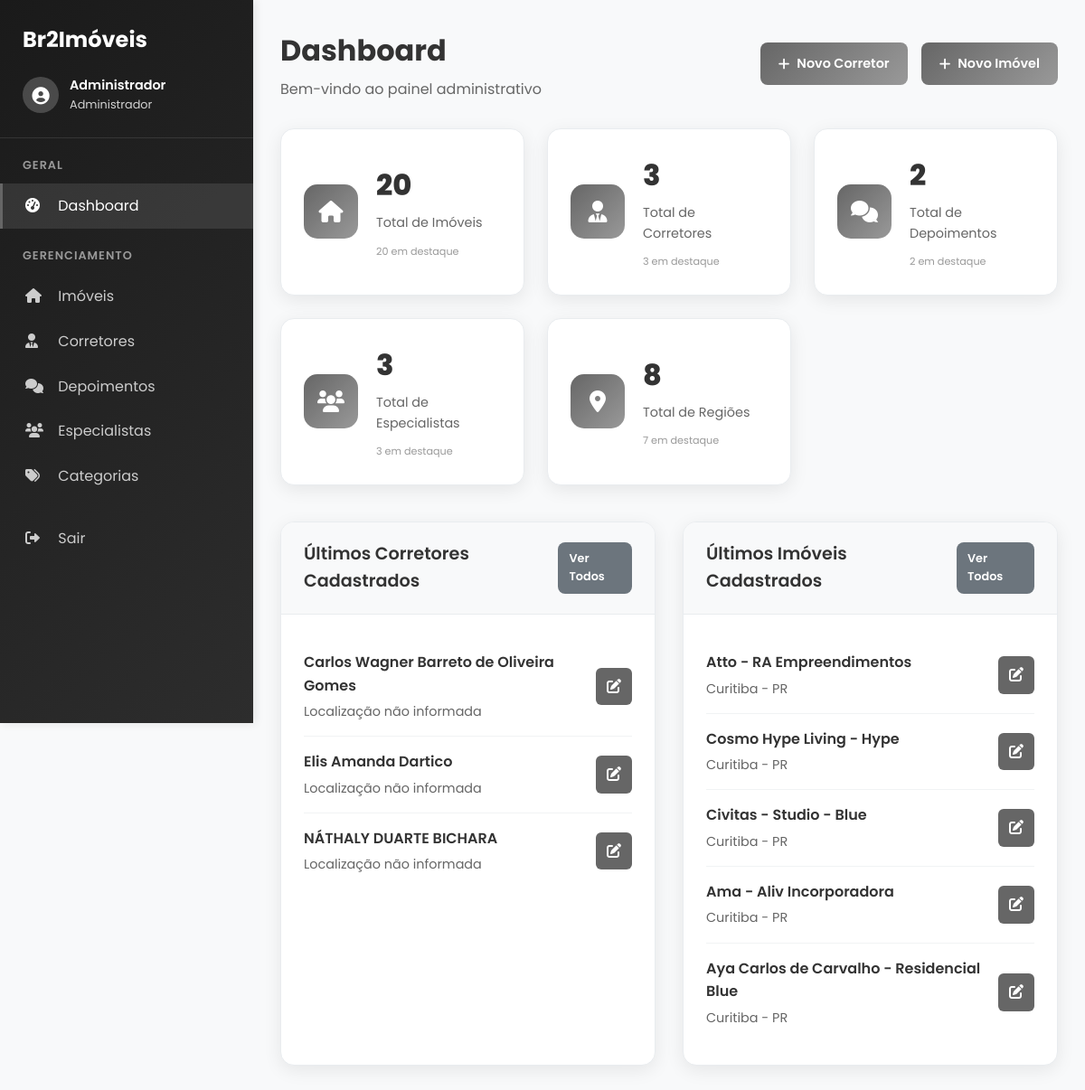
/admin/dashboard.php (signed in), run on the app's committed database.
### tables this page shows
CREATE TABLE `corretores` (
  `id` int NOT NULL,
  `nome` varchar(255) NOT NULL,
  `email` varchar(255) NOT NULL,
  `telefone` varchar(20) DEFAULT NULL,
  `cidade` varchar(100) DEFAULT NULL,
  `estado` varchar(2) DEFAULT NULL,
  `creci` varchar(20) DEFAULT NULL,
  `foto` varchar(255) DEFAULT NULL,
  `bio` text,
  `data_cadastro` timestamp NOT NULL DEFAULT CURRENT_TIMESTAMP
);

CREATE TABLE `imoveis` (
  `id` int NOT NULL,
  `titulo` varchar(255) NOT NULL,
  `descricao` text,
  `preco` decimal(15,2) NOT NULL,
  `area` decimal(8,2) DEFAULT NULL,
  `quartos` int DEFAULT '0',
  `banheiros` int DEFAULT '0',
  `vagas` int DEFAULT '0',
  `endereco` varchar(255) DEFAULT NULL,
  `cidade` varchar(100) DEFAULT NULL,
  `estado` varchar(50) DEFAULT NULL,
  `cep` varchar(10) DEFAULT NULL,
  `tipo` varchar(50) DEFAULT 'studio',
  `status` enum('disponivel','vendido','reservado') DEFAULT 'disponivel',
  `imagem_principal` varchar(255) DEFAULT NULL,
  `imagens` text,
  `caracteristicas` text,
  `data_cadastro` timestamp NOT NULL DEFAULT CURRENT_TIMESTAMP,
  `data_atualizacao` timestamp NOT NULL DEFAULT CURRENT_TIMESTAMP ON UPDATE CURRENT_TIMESTAMP,
  `destaque` tinyint(1) DEFAULT '0',
  `status_construcao` enum('pronto','em_construcao','na_planta') DEFAULT 'pronto',
  `ano_entrega` year DEFAULT NULL,
  `maior_valorizacao` tinyint(1) DEFAULT '0' COMMENT 'Indica se o imóvel tem maior potencial de valorização'
);

### admin/dashboard.php (the view, shortened to what the rows shown need)
<?php
require_once '../config/database.php';
require_once '../classes/Database.php';
require_once '../classes/Corretor.php';
require_once '../classes/Imovel.php';
$corretor = new Corretor();
$imovel = new Imovel();
$ultimos_corretores = [];
try {
    $corretores_result = $corretor->listarTodos();
    if (is_array($corretores_result) && isset($corretores_result['corretores'])) {
        $ultimos_corretores = array_slice($corretores_result['corretores'], 0, 5);
    } elseif (is_array($corretores_result)) {
        $ultimos_corretores = array_slice($corretores_result, 0, 5);
    }
} catch (Exception $e) {
    error_log("Erro ao buscar últimos corretores: " . $e->getMessage());
}
$ultimos_imoveis = [];
try {
    $imoveis_result = $imovel->listarTodos();
    if (is_array($imoveis_result) && isset($imoveis_result['imoveis'])) {
        $ultimos_imoveis = array_slice($imoveis_result['imoveis'], 0, 5);
    } elseif (is_array($imoveis_result)) {
        $ultimos_imoveis = array_slice($imoveis_result, 0, 5);
    }
} catch (Exception $e) {
    error_log("Erro ao buscar últimos imóveis: " . $e->getMessage());
}
include 'includes/header.php';
?>
<?php include 'includes/sidebar.php'; ?>
<main class="main-content">
    <div class="page-header">
        <div class="page-title">
            <h1>Dashboard</h1>
        </div>
    </div>
    <div class="recent-activity">
        <div class="activity-grid">
            <div class="activity-card">
                <div class="content-body">
                    <?php if (!empty($ultimos_corretores)): ?>
                        <?php foreach ($ultimos_corretores as $corretor_item): ?>
                            <div class="list-item">
                                <div class="item-info">
                                    <h4><?php echo htmlspecialchars($corretor_item['nome'] ?? 'Nome não informado'); ?></h4>
                                    <p>
                                        <?php
                                        $cidade = $corretor_item['cidade'] ?? '';
                                        $estado = $corretor_item['estado'] ?? '';
                                        if (!empty($cidade) && !empty($estado)) {
                                            echo htmlspecialchars($cidade . ' - ' . $estado);
                                        } elseif (!empty($cidade)) {
                                            echo htmlspecialchars($cidade);
                                        } elseif (!empty($estado)) {
                                            echo htmlspecialchars($estado);
                                        } else {
                                            echo 'Localização não informada';
                                        }
                                        ?>
                                    </p>
                                </div>
                                <div class="item-actions">
                                    <a href="corretores.php?action=editar&id=<?php echo $corretor_item['id']; ?>" class="btn-edit">
                                        <i class="fas fa-edit"></i>
                                    </a>
                                </div>
                            </div>
                        <?php endforeach; ?>
                    <?php endif; ?>
                </div>
            </div>
            <div class="activity-card">
                <div class="content-body">
                    <?php if (!empty($ultimos_imoveis)): ?>
                        <?php foreach ($ultimos_imoveis as $imovel_item): ?>
                            <div class="list-item">
                                <div class="item-info">
                                    <h4><?php echo htmlspecialchars($imovel_item['titulo'] ?? $imovel_item['nome'] ?? 'Título não informado'); ?></h4>
                                    <p>
                                        <?php
                                        $cidade = $imovel_item['cidade'] ?? '';
                                        $estado = $imovel_item['estado'] ?? '';
                                        if (!empty($cidade) && !empty($estado)) {
                                            echo htmlspecialchars($cidade . ' - ' . $estado);
                                        } elseif (!empty($cidade)) {
                                            echo htmlspecialchars($cidade);
                                        } elseif (!empty($estado)) {
                                            echo htmlspecialchars($estado);
                                        } else {
                                            echo 'Localização não informada';
                                        }
                                        ?>
                                    </p>
                                </div>
                                <div class="item-actions">
                                    <a href="imoveis.php?action=editar&id=<?php echo $imovel_item['id']; ?>" class="btn-edit">
                                        <i class="fas fa-edit"></i>
                                    </a>
                                </div>
                            </div>
                        <?php endforeach; ?>
                    <?php endif; ?>
                </div>
            </div>
        </div>
    </div>
</main>
<?php include 'includes/footer.php'; ?>

### data on the page
corretores: nome "Carlos Wagner Barreto de Oliveira Gomes"
corretores: nome "Elis Amanda Dartico"
corretores: nome "NÁTHALY DUARTE BICHARA"
imoveis: titulo "Atto - RA Empreendimentos", cidade+estado "Curitiba - PR"
imoveis: titulo "Cosmo Hype Living - Hype", cidade+estado "Curitiba - PR"
imoveis: titulo "Civitas - Studio - Blue", cidade+estado "Curitiba - PR"
imoveis: titulo "Ama - Aliv Incorporadora", cidade+estado "Curitiba - PR"
imoveis: titulo "Aya Carlos de Carvalho - Residencial Blue", cidade+estado "Curitiba - PR"

### other printed values
$_SESSION['admin_nome'] "Administrador"
$total_imoveis "20"
$imoveis_destaque "20"
$total_corretores "3"
$corretores_destaque "3"
$total_depoimentos "2"
$depoimentos_destaque "2"
$total_especialistas "3"
$especialistas_destaque "3"
$total_regioes "8"
$regioes_destaque "7"
